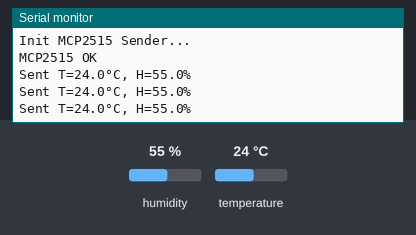
This sketch was run on a simulated ESP32. Shown: the last lines printed to the serial monitor. The test bench sets the inputs (shaded band); at power-on: humidity 55 %, temperature 24 °C.

Above: at 6.8 s.
6.9 s: humidity set to 22 %
At 10.9 s:
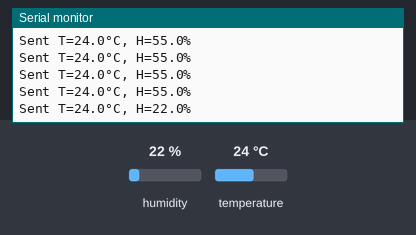
12.3 s: temperature set to 12 °C
At 15.2 s:
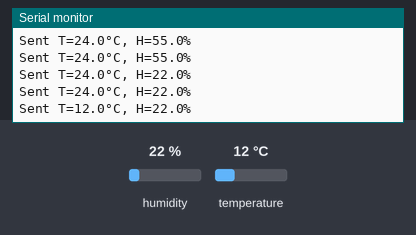
17.7 s: humidity set to 40 %
At 19.5 s:
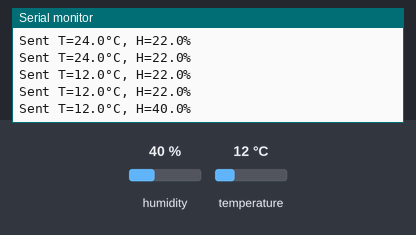
Timing chart, 0 to 21.0 s (numbered marks = the images above; inputs shaded):
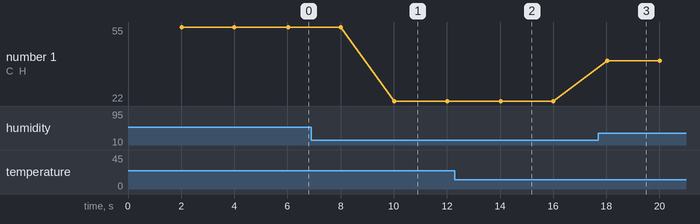

Measured:
- after the input at 6.9 s, the serial monitor: prints a new line after 3.1 s (image 1)
- after the input at 12.3 s, the serial monitor: prints a new line after 1.7 s (image 2)
- after the input at 17.7 s, the serial monitor: prints a new line after 0.33 s (image 3)
- plotted number 1: 55 → 22 after the input at 6.9 s, 22 → 40 after the input at 17.7 s

The sketch:

sender_esp32.ino
```cpp
#include <SPI.h>
#include <mcp_can.h>
#include <DHT.h>

#define DHTPIN 4
#define DHTTYPE DHT11
#define SPI_CS_PIN 5
#define MCP_INT_PIN 26

DHT dht(DHTPIN, DHTTYPE);
MCP_CAN CAN(SPI_CS_PIN);

unsigned long lastSend = 0;

void setup() {
  Serial.begin(115200);
  dht.begin();

  SPI.begin(18, 19, 23, SPI_CS_PIN);
  Serial.println("Init MCP2515 Sender...");

  if (CAN.begin(MCP_STDEXT, CAN_500KBPS, MCP_8MHZ) == CAN_OK) {
    Serial.println("MCP2515 OK");
  } else {
    Serial.println("MCP2515 FAIL");
  }

  CAN.setMode(MCP_NORMAL);
  pinMode(MCP_INT_PIN, INPUT_PULLUP);
}

void loop() {
  if (millis() - lastSend > 2000) {
    lastSend = millis();

    float t = dht.readTemperature();
    float h = dht.readHumidity();

    if (isnan(t) || isnan(h)) {
      Serial.println("DHT error");
      return;
    }

    uint8_t data[2] = {(uint8_t)t, (uint8_t)h};
    byte sendStat = CAN.sendMsgBuf(0x100, 0, 2, data);

    if (sendStat == CAN_OK) {
      Serial.printf("Sent T=%.1f°C, H=%.1f%%\n", t, h);
    } else {
      Serial.println("DHT DATA Send Failed!");
    }
  }
}
```
